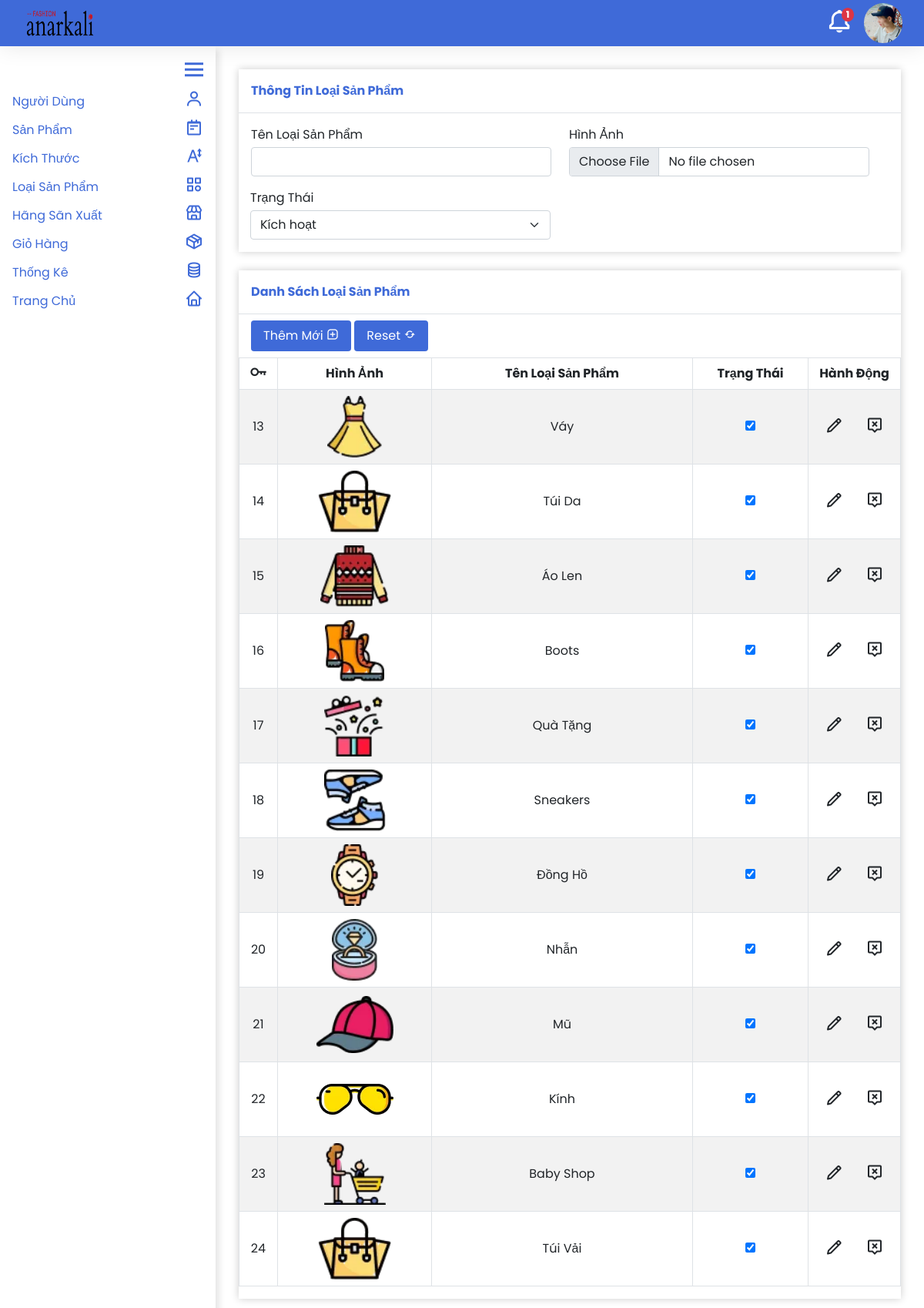
Page /quan_tri/loai_san_pham/them_loai_san_pham.php (signed in) on the committed database.
### tables this page shows
CREATE TABLE `nguoidung` (
  `TaiKhoan` varchar(64) NOT NULL,
  `MatKhau` varchar(64) NOT NULL,
  `Email` varchar(64) NOT NULL,
  `HinhAnh` varchar(68) NOT NULL,
  `Quyen` int(1) NOT NULL,
  `TrangThai` int(1) NOT NULL
);

CREATE TABLE `loaisanpham` (
  `MaLoaiSanPham` int(64) NOT NULL,
  `TenLoaiSanPham` varchar(64) NOT NULL,
  `HinhAnh` varchar(68) NOT NULL,
  `TrangThai` int(1) NOT NULL
);

### quan_tri/module/database.php (called while the page is built, shortened)
<?php
  function execute_query($sql, $params=NULL) {
    $server = 'localhost';
    $username = 'root';
    $password = '';
    $dbname = 'shopthoitrang';
    $conn = new PDO("mysql:host={$server};dbname={$dbname}", $username, $password);
    $stmt = $conn->prepare($sql);
    if (isset($params))
      foreach ($params as $key => $value)
        $stmt->bindValue($key,$value,PDO::PARAM_STR);
    $stmt->execute();
    return $stmt->fetchAll();
  }
?>

### quan_tri/loai_san_pham/them_loai_san_pham.php (the view, shortened to what this page needs)
<!DOCTYPE html>
<html lang="en">
<head>
  <?php
    include '../module/head.php';
  ?>
</head>
<body>
  <?php
    include '../module/header.php';
    include '../module/sidebar.php';
  ?>
  <form class='body' action='xu_ly_them.php' method='post' enctype='multipart/form-data'>
    <div class='form'>
      <div class='title p-3 mb-3 border-bottom fw-bold'>Thông Tin Loại Sản Phẩm</div>
      <div class="input-group px-3 row">
        <div class='col-md-6 pb-3'>
          <div class='mb-1'>Tên Loại Sản Phẩm</div>
          <input type="text" name='ten_loai_san_pham' class="form-control" required='true'>
        </div>
        <div class='col-md-6 pb-3'>
          <div class='mb-1'>Hình Ảnh</div>
          <input type="file" name='hinh_anh' class="form-control" id="inputGroupFile01" required='true'>
        </div>
        <div class='col-md-6 pb-3'>
          <div class='mb-1'>Trạng Thái</div>
          <select name='trang_thai' class="form-select" id="inputGroupSelect01">
            <option value="1">Kích hoạt</option>
          </select>
        </div>
      </div>
    </div>
    <div class='table_container overflow-auto mt-4'>
      <div class='title p-3 mb-2 border-bottom fw-bold'>Danh Sách Loại Sản Phẩm</div>
      <div class='action_container ps-3'>
        <button class='button_add text-white py-2 px-3 rounded' type='submit'>Thêm Mới <i class='bx bx-message-square-add'></i></button>
        <button class='button_add text-white py-2 px-3 rounded' type='reset'>Reset <i class='bx bx-refresh'></i></button>
      </div>
      <table class='table table-striped border-top mt-2 table-bordered align-middle'>
        <thead>
          <tr>
            <th style='width: 50px; min-width: 50px;' class='text-center'><i style='transform: scale(1.6);' class='bx bx-key'></i></th>
            <th class='text-center' style='width: 200px; min-width: 200px;'>Hình Ảnh</th>
            <th style='min-width: 200px;' class="text-center">Tên Loại Sản Phẩm</th>
            <th style='width: 150px; min-width: 150px;' class='text-center'>Trạng Thái</th>
            <th style='width: 120px; min-width: 120px;' class='text-center'>Hành Động</th>
          </tr>
        </thead>
        <tbody>
          <?php
            include_once '../module/database.php';
            $sql = 'SELECT * FROM loaisanpham';
            $loai_san_phams = execute_query($sql);
            foreach($loai_san_phams as $loai_san_pham){
              echo "
                <tr>
                  <td class='text-center'>{$loai_san_pham['MaLoaiSanPham']}</td>
                  <td class='text-center'><img src='../../data/loai_san_pham/{$loai_san_pham['HinhAnh']}' style='width: 100px; height: 80px; object-fit:contain'></td>
                  <td class='text-center'>{$loai_san_pham['TenLoaiSanPham']}</td>
                  <td class='text-center'><input onclick='return false;' type='checkbox' ".($loai_san_pham['TrangThai'] == 1 ? 'checked' : '')."></td>
                  <td class='text-center'>
                    <a class='text-dark me-3' href='sua_loai_san_pham.php?id={$loai_san_pham['MaLoaiSanPham']}'><i class='bx bx-pencil' style='transform: scale(1.5);'></i></a>
                    <a class='text-dark ms-3' href='xu_ly_xoa.php?id={$loai_san_pham['MaLoaiSanPham']}'><i style='transform: scale(1.5);' class='bx bx-message-alt-x'></i></a>
                  </td>
                </tr>
              ";
            }
          ?>
        </tbody>
      </table>
    </div>
  </form>
</body>
</html>

### quan_tri/module/header.php
<div id='header' class='d-flex justify-content-between align-items-center container-fluid'>
  <img class='ms-3' id='logo' src="../../img/logo2.avif">
  <div class='d-flex align-items-center me-3'>
    <a class='bell_container position-relative' href='../gio_hang/quan_ly_gio_hang.php'>
      <?php
        $gio_hang = execute_query("SELECT COUNT(*) FROM giohang WHERE trangthai=0")[0][0];
        if($gio_hang > 0)
          echo "<div class='position-absolute text-decoration-none bg-danger fw-bold text-white notification_number'>{$gio_hang}</div>";
      ?>
      <i style='transform: scale(2.2);' class='bx bx-bell notification_icon text-white me-4'></i>
    </a>
    <?php
      $hinh_anh = execute_query('SELECT HinhAnh FROM nguoidung WHERE TaiKhoan=:tai_khoan', array('tai_khoan' => $_SESSION['TenTaiKhoan']))[0][0];
    ?>
    <img class='user_img' id='profile_image' src="../../data/nguoi_dung/<?php echo $hinh_anh; ?>">
  </div>
</div>

### quan_tri/style/style.css (style rules this page uses)
* { margin: 0; padding: 0; box-sizing: border-box; font-family: 'Poppins', sans-serif; }
#header { height: 60px; box-shadow: 0 0 30px rgba(0, 0, 0, 0.1); background-color: #3f6ad8; position: fixed; top: 0; left: 0; right: 0; z-index: 1000; }
#header #logo { width: 100px; height: 50px; cursor: pointer; }
#header .user_img { object-fit: cover; width: 50px; border-radius: 50px; cursor: pointer; }
#header .notification_icon { cursor: pointer; }
#header .bell_container .notification_number { z-index: 1000; left: 27%; top: -8px; font-size: 12px; padding: 0 6px; border-radius: 50%; }
.sidebar a, .body .form .title, .primary_color, .body .table_container .title { color: #3f6ad8; }
.body { margin-left: 310px; margin-top: 90px; margin-right: 30px; margin-bottom: 1000px; transition: 0.5s; }
.body .form { box-shadow: 0 0 10px rgba(0, 0, 0, 0.2); }
.body .table_container { box-shadow: 0 0 10px rgba(0, 0, 0, 0.2); }
.button_add, .button_edit, .button_reset { background-color: #3f6ad8; border: none; transition: 0.25s; }

### rows in the picture
nguoidung: HinhAnh (picture)
loaisanpham: MaLoaiSanPham "13", HinhAnh (picture), TenLoaiSanPham "Váy", TrangThai "☑"
loaisanpham: MaLoaiSanPham "14", HinhAnh (picture), TenLoaiSanPham "Túi Da", TrangThai "☑"
loaisanpham: MaLoaiSanPham "15", HinhAnh (picture), TenLoaiSanPham "Áo Len", TrangThai "☑"
loaisanpham: MaLoaiSanPham "16", HinhAnh (picture), TenLoaiSanPham "Boots", TrangThai "☑"
loaisanpham: MaLoaiSanPham "17", HinhAnh (picture), TenLoaiSanPham "Quà Tặng", TrangThai "☑"
loaisanpham: MaLoaiSanPham "18", HinhAnh (picture), TenLoaiSanPham "Sneakers", TrangThai "☑"
loaisanpham: MaLoaiSanPham "19", HinhAnh (picture), TenLoaiSanPham "Đồng Hồ", TrangThai "☑"
loaisanpham: MaLoaiSanPham "20", HinhAnh (picture), TenLoaiSanPham "Nhẫn", TrangThai "☑"
loaisanpham: MaLoaiSanPham "21", HinhAnh (picture), TenLoaiSanPham "Mũ", TrangThai "☑"
loaisanpham: MaLoaiSanPham "22", HinhAnh (picture), TenLoaiSanPham "Kính", TrangThai "☑"
loaisanpham: MaLoaiSanPham "23", HinhAnh (picture), TenLoaiSanPham "Baby Shop", TrangThai "☑"
loaisanpham: MaLoaiSanPham "24", HinhAnh (picture), TenLoaiSanPham "Túi Vải", TrangThai "☑"

### other values in the picture
$gio_hang "1"
